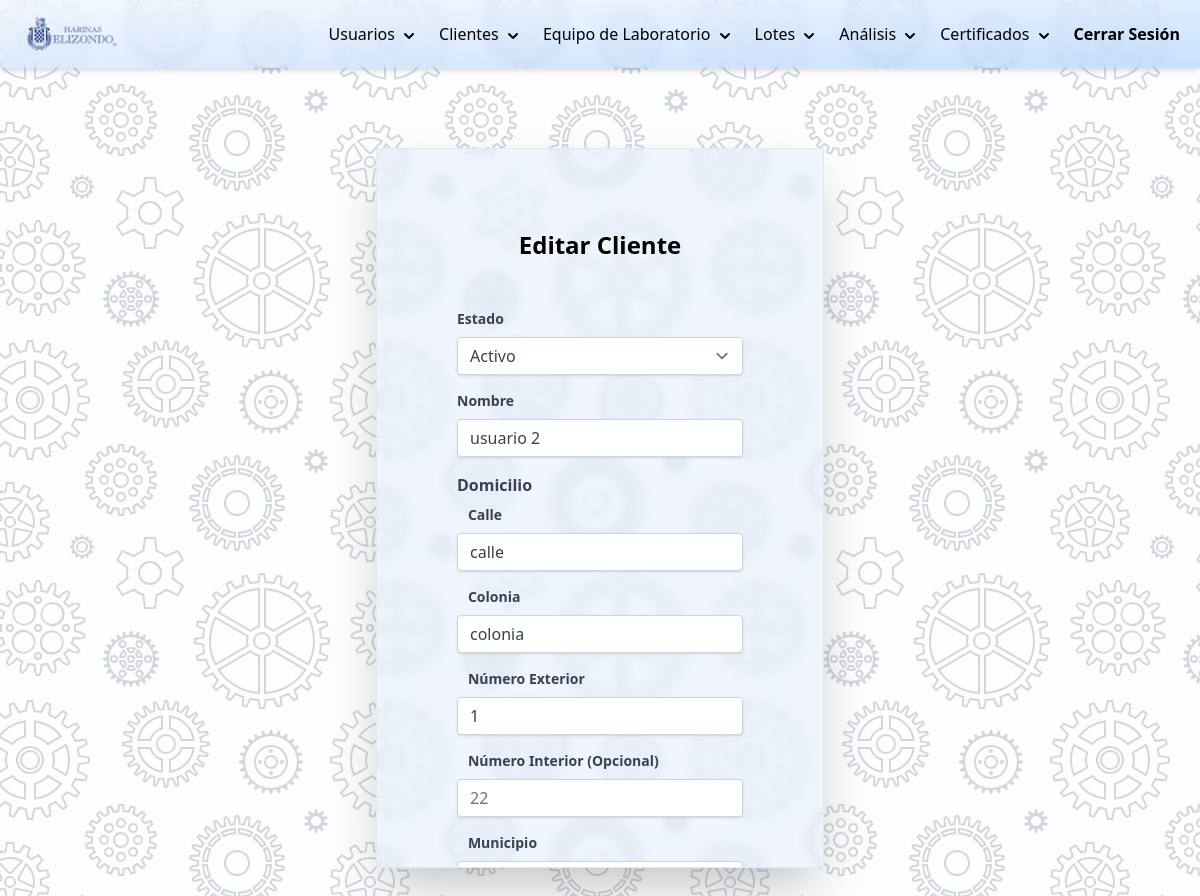
Before: /php/editar-cliente.php?i=12 (signed in) with the older database file.
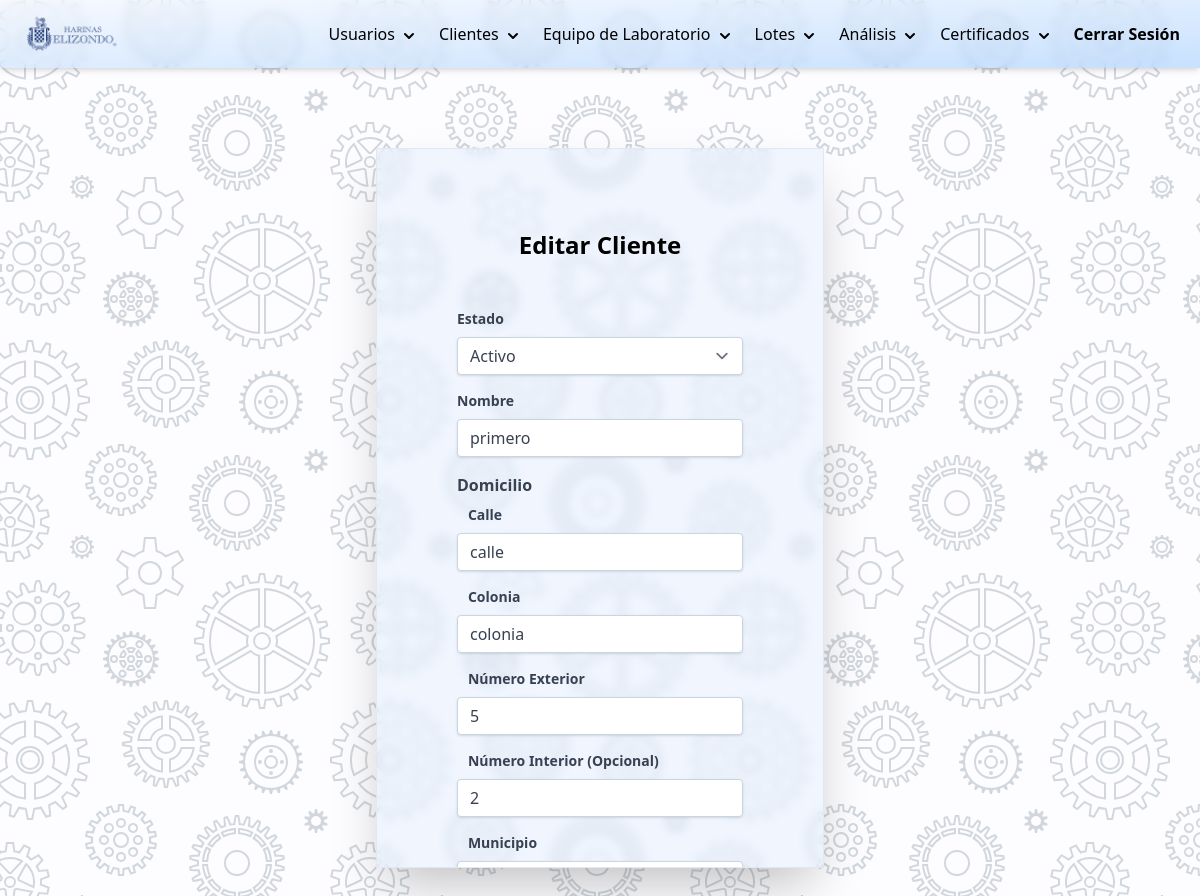
After: the same page with the newer database file.
### tables this page shows
CREATE TABLE `clientes` (
  `id_cliente` int(11) NOT NULL,
  `id_valores` int(11) DEFAULT NULL,
  `correo` varchar(100) DEFAULT NULL,
  `domicilio` varchar(255) DEFAULT NULL,
  `nombre` varchar(100) DEFAULT NULL,
  `rfc` varchar(100) DEFAULT NULL,
  `estado` int(11) DEFAULT 3,
  `nombre_contacto` varchar(100) DEFAULT NULL,
  `puesto_de_contacto` varchar(100) DEFAULT NULL
);

### DB/controlarDB.php (called while the page is built, shortened)
<?php
function hacerConsulta(string $query){
    $con = mysqli_connect(HOST, USER, PASSWORD, DB);
    if (mysqli_connect_errno()) {
        return "Failed to connect to MySQL: " . mysqli_connect_error();
    }else{
        $result = mysqli_query($con, $query);
        $arreglo_de_resultados=[];
        while ($row = mysqli_fetch_array($result)):
            array_push($arreglo_de_resultados,$row);
        endwhile;
        return $arreglo_de_resultados;
    }
}

### php/editar-cliente.php (the view, shortened to what the changed rows need)
<?php
    require_once("../DB/controlarDB.php");
    function test_input($data) {
        $data = trim($data);
        $data = stripslashes($data);
        $data = htmlspecialchars($data);
        return $data;
    }
    if ($_SERVER["REQUEST_METHOD"] == "GET") {
        $query_info_cliente="SELECT
                                c.*,
                                v.*
                            FROM clientes AS c
                            JOIN v_de_referencia AS v
                            ON c.id_valores = v.id_valores
                            WHERE c.id_cliente={$_GET['i']};";
        $info_cliente=hacerConsulta($query_info_cliente)[0];
        $domicilio_arreglo=explode(", ", $info_cliente['domicilio']);
    }else if($_SERVER["REQUEST_METHOD"] == "POST"){
        var_dump($_POST);
        $opcion_valores=$_POST['valoresRef'];
        if($opcion_valores=="internacionales"){
            if($_POST['id_valores']=="1"){
                $id_valores=1;
            }else{
                $query_borrar_valores="DELETE FROM sistema_control_laboratorio.v_de_referencia WHERE id_valores={$_POST['id_valores']};";
                ejecutarQuery($query_borrar_valores);
                $id_valores=1;
            }
        }else if($opcion_valores=="propios"){
            $limiteInferiorResistencia=test_input($_POST['limiteInferiorResistencia']);
            $limiteInferiorHinchamiento=test_input($_POST['limiteInferiorHinchamiento']);
            $limiteInferiorAmplitud=test_input($_POST['limiteInferiorAmplitud']);
            $limiteInferiorHidratacion=test_input($_POST['limiteInferiorHidratacion']);
            $limiteInferiorHumedad=test_input($_POST['limiteInferiorHumedad']);
            $limiteInferiorEsfuerzo=test_input($_POST['limiteInferiorEsfuerzo']);
            $limiteInferiorAbsorcion=test_input($_POST['limiteInferiorAbsorcion']);
            $limiteInferiorEstabilidad=test_input($_POST['limiteInferiorEstabilidad']);
            $limiteInferiorRendimiento=test_input($_POST['limiteInferiorRendimiento']);
            $limiteInferiorCeniza=test_input($_POST['limiteInferiorCeniza']);
            $limiteSuperiorResistencia=test_input($_POST['limiteSuperiorResistencia']);
            $limiteSuperiorHinchamiento=test_input($_POST['limiteSuperiorHinchamiento']);
            $limiteSuperiorAmplitud=test_input($_POST['limiteSuperiorAmplitud']);
            $limiteSuperiorHidratacion=test_input($_POST['limiteSuperiorHidratacion']);
            $limiteSuperiorHumedad=test_input($_POST['limiteSuperiorHumedad']);
            $limiteSuperiorEsfuerzo=test_input($_POST['limiteSuperiorEsfuerzo']);
            $limiteSuperiorAbsorcion=test_input($_POST['limiteSuperiorAbsorcion']);
            $limiteSuperiorEstabilidad=test_input($_POST['limiteSuperiorEstabilidad']);
            $limiteSuperiorRendimiento=test_input($_POST['limiteSuperiorRendimiento']);
            $limiteSuperiorCeniza=test_input($_POST['limiteSuperiorCeniza']);
            $query_valores_internacionales="SELECT * FROM v_de_referencia WHERE id_valores=1";
            $limites_int_sin_formato=hacerConsulta($query_valores_internacionales)[0];
            $unidades_medida=[];
            for ($i=1; $i <= 10; $i++) {
                $unidades_medida[$i]=explode(',', $limites_int_sin_formato[$i])[2];
            }
            $o1=$limiteInferiorResistencia.",".$limiteSuperiorResistencia.",".$unidades_medida[1];
            $o2=$limiteInferiorHinchamiento.",".$limiteSuperiorHinchamiento.",".$unidades_medida[2];
            $o3=$limiteInferiorAmplitud.",".$limiteSuperiorAmplitud.",".$unidades_medida[3];
            $o4=$limiteInferiorHidratacion.",".$limiteSuperiorHidratacion.",".$unidades_medida[4];
            $o5=$limiteInferiorHumedad.",".$limiteSuperiorHumedad.",".$unidades_medida[5];
            $o6=$limiteInferiorEsfuerzo.",".$limiteSuperiorEsfuerzo.",".$unidades_medida[6];
            $o7=$limiteInferiorAbsorcion.",".$limiteSuperiorAbsorcion.",".$unidades_medida[7];
            $o8=$limiteInferiorEstabilidad.",".$limiteSuperiorEstabilidad.",".$unidades_medida[8];
            $o9=$limiteInferiorRendimiento.",".$limiteSuperiorRendimiento.",".$unidades_medida[9];
            $o10=$limiteInferiorCeniza.",".$limiteSuperiorCeniza.",".$unidades_medida[10];
            if($_POST['id_valores']=="1"){
                $query_insertar_valores="INSERT INTO sistema_control_laboratorio.v_de_referencia (resistencia,hinchamiento,amplitud,hidratacion,humedad,esfuerzo,absorcion,estabilidad,rendimiento,ceniza) VALUES  ('$o1','$o2','$o3','$o4','$o5','$o6','$o7','$o8','$o9','$o10');";
                $id_valores = insertarYObtenerUltimoIdIsertado($query_insertar_valores);
            }else{
                $id_valores=$_POST['id_valores'];
                $query_actualizar_valores="UPDATE sistema_control_laboratorio.v_de_referencia SET resistencia='$o1',hinchamiento='$o2',amplitud='$o3',hidratacion='$o4',humedad='$o5',esfuerzo='$o6',absorcion='$o7',estabilidad='$o8',rendimiento='$o9',ceniza='$o10' WHERE id_valores=$id_valores;";
                ejecutarQuery($query_actualizar_valores);
            }
        }
        $id_cliente=test_input($_POST['id_cliente']);
        $estado=$_POST['estado'];
        $nombre=$_POST['nombre'];
        $correo=$_POST['correo'];
        $nombreContacto=$_POST['nombreContacto'];
        $rfc=$_POST['rfc'];
        $puestoContacto=$_POST['puestoContacto'];
        $arreglo_domicilio=$_POST['domicilio'];
        $domicilio=implode(", ",array_map("test_input",$arreglo_domicilio));
        $query_actualizar_cliente="UPDATE sistema_control_laboratorio.clientes SET nombre_contacto='$nombreContacto',nombre='$nombre',id_valores=$id_valores,correo='$correo',estado=$estado,domicilio='$domicilio',rfc='$rfc',puesto_de_contacto='$puestoContacto' WHERE id_cliente=$id_cliente;";
        ejecutarQuery($query_actualizar_cliente);
        header("Location: $url/php/modificar-clientes.php");
    }
?>
<!DOCTYPE html>
<html lang="es">
<head>
    <link rel="stylesheet" href="../styles.css">
    <link rel="stylesheet" href="../css/styles.css">
    <script src="https://cdn.tailwindcss.com"></script>
    <script src="https://cdn.tailwindcss.com?plugins=forms,typography,aspect-ratio,line-clamp"></script>
</head>
<body class="background">
    <div class="container mx-auto flex justify-center">
        <div class="flex flex-col p-20 gap-5 border border-slate-200 shadow-2xl bg-blue-100/40 backdrop-blur-sm my-20 w-[28rem] overflow-y-auto h-[45rem]">
            <h1 class="text-2xl text-center font-bold mb-7">Editar Cliente</h1>
            <form method="post" action="<?= htmlspecialchars($_SERVER["PHP_SELF"]);?>">
                <div class="mb-4">
                    <label for="estado" class="block text-gray-700 text-sm font-bold mb-2">
                        Estado
                    </label>
                    <select name="estado" class="shadow appearance-none border border-slate-300 rounded w-full py-2 px-3 text-gray-700 leading-tight focus:outline-none focus:border-sky-500 focus:ring-1 focus:ring-sky-500" required>
                        <option value="3" <?= $info_cliente['estado']=="3"?"selected":"" ?>>Activo</option>
                    </select>
                </div>
                <div class="mb-4">
                    <label for="nombre" class="block text-gray-700 text-sm font-bold mb-2">
                        Nombre
                    </label>
                    <input type="text" name="nombre" class="shadow appearance-none border border-slate-300 rounded w-full py-2 px-3 text-gray-700 leading-tight focus:outline-none focus:border-sky-500 focus:ring-1 focus:ring-sky-500" placeholder="Panes López" required value="<?= $info_cliente['nombre'] ?>">
                </div>
                <h2 class="block text-gray-700 text-base font-bold mb-2">Domicilio</h2>
                <div class="mb-4">
                    <label for="calle" class="block text-gray-700 text-sm font-bold mb-2">
                        &nbsp;&nbsp;&nbsp;Calle
                    </label>
                    <input type="text" name="domicilio[]" class="shadow appearance-none border border-slate-300 rounded w-full py-2 px-3 text-gray-700 leading-tight focus:outline-none focus:border-sky-500 focus:ring-1 focus:ring-sky-500" placeholder="Avenida Los Manzanos" required value="<?= $domicilio_arreglo[0]?>">
                </div>
                <div class="mb-4">
                    <label for="colonia" class="block text-gray-700 text-sm font-bold mb-2">
                        &nbsp;&nbsp;&nbsp;Colonia
                    </label>
                    <input type="text" name="domicilio[]" class="shadow appearance-none border border-slate-300 rounded w-full py-2 px-3 text-gray-700 leading-tight focus:outline-none focus:border-sky-500 focus:ring-1 focus:ring-sky-500" placeholder="Vista del Valle" required value="<?= $domicilio_arreglo[1]?>">
                </div>
                <div class="mb-4">
                    <label for="numero exterior" class="block text-gray-700 text-sm font-bold mb-2">
                        &nbsp;&nbsp;&nbsp;Número Exterior
                    </label>
                    <input type="number" name="domicilio[]" class="shadow appearance-none border border-slate-300 rounded w-full py-2 px-3 text-gray-700 leading-tight focus:outline-none focus:border-sky-500 focus:ring-1 focus:ring-sky-500" placeholder="1" required value="<?= $domicilio_arreglo[2]?>">
                </div>
                <div class="mb-4">
                    <label for="numero interior" class="block text-gray-700 text-sm font-bold mb-2">
                        &nbsp;&nbsp;&nbsp;Número Interior (Opcional)
                    </label>
                    <input type="number" name="domicilio[]" class="shadow appearance-none border border-slate-300 rounded w-full py-2 px-3 text-gray-700 leading-tight focus:outline-none focus:border-sky-500 focus:ring-1 focus:ring-sky-500" placeholder="22" value="<?= $domicilio_arreglo[3]?>">
                </div>
                <div class="mb-4">
                    <label for="municipio" class="block text-gray-700 text-sm font-bold mb-2">
                        &nbsp;&nbsp;&nbsp;Municipio
                    </label>
                    <input type="text" name="domicilio[]" class="shadow appearance-none border border-slate-300 rounded w-full py-2 px-3 text-gray-700 leading-tight focus:outline-none focus:border-sky-500 focus:ring-1 focus:ring-sky-500" placeholder="Álvaro Obregón" required value="<?= $domicilio_arreglo[4]?>">
                </div>
            </form>
        </div>
    </div>
</body>
</html>

Changed rows visible on the page:
changed clientes "Activo": nombre "usuario 2" → "primero"; domicilio "1" → "5"; domicilio (not shown) → "2"
